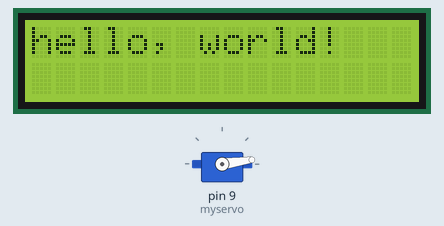
The sketch below on a simulated Arduino Uno, built with avr-gcc and run on an emulated ATmega328P. On the bench: servo, 16×2 character LCD.

Above: at 0.21 s.
At 9.92 s:
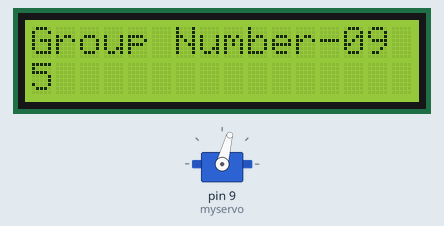
At 19.46 s:
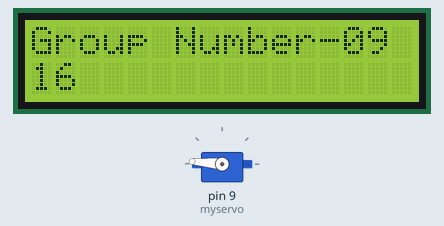
At 38.81 s:
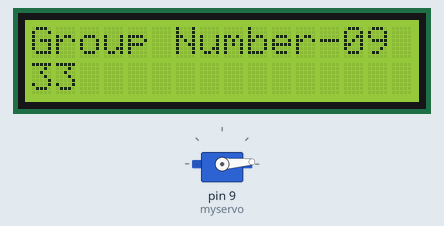
Timing chart, 0 to 40.0 s (numbered marks = the images above):
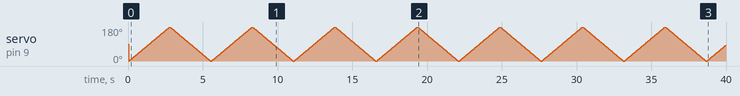

The sketch:

ganesh_code-1.ino
```cpp
// (licence header left out)
// include the library code:
#include <LiquidCrystal.h>

#include <Servo.h>

// initialize the library by associating any needed LCD interface pin
// with the arduino pin number it is connected to
const int rs = 12, en = 11, d4 = 5, d5 = 4, d6 = 3, d7 = 2;

LiquidCrystal lcd(rs, en, d4, d5, d6, d7);

int pos = 0;    // variable to store the servo position

 int servoc=9;  // attaches the servo on pin 9 to the servo object


Servo myservo;  // create servo object to control a servo
// twelve servo objects can be created on most boards


void setup() {
  myservo.attach(9);  // attaches the servo on pin 9 to the servo object
  // set up the LCD's number of columns and rows:
  lcd.begin(16, 2);
  // Print a message to the LCD.
  lcd.print("hello, world!");
}
void loop() {

  for (pos = 0; pos <= 180; pos += 1) { // goes from 0 degrees to 180 degrees
    // in steps of 1 degree
    myservo.write(pos);              // tell servo to go to position in variable 'pos'
    delay(15);                       // waits 15 ms for the servo to reach the position
  }
  for (pos = 180; pos >= 0; pos -= 1) { // goes from 180 degrees to 0 degrees
    myservo.write(pos);              // tell servo to go to position in variable 'pos'
    delay(15);                       // waits 15 ms for the servo to reach the position
  }


  // set up the LCD's number of columns and rows:
  lcd.begin(16, 2);
  // Print a message to the LCD.
  lcd.print("Group Number-09");
  lcd.setCursor(0, 1);
  // print the number of seconds since reset:
  lcd.print(millis() / 1000);
}
```
